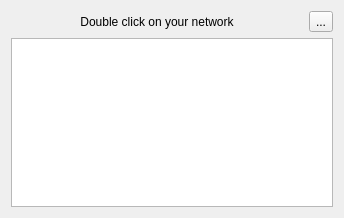
<?xml version="1.0" encoding="UTF-8"?>
<ui version="4.0">
 <class>Lans</class>
 <widget class="QWidget" name="Lans">
  <property name="geometry">
   <rect>
    <x>0</x>
    <y>0</y>
    <width>344</width>
    <height>218</height>
   </rect>
  </property>
  <property name="windowTitle">
   <string>LANs</string>
  </property>
  <layout class="QGridLayout" name="gridLayout">
   <item row="0" column="0">
    <layout class="QVBoxLayout" name="verticalLayout">
     <item>
      <layout class="QHBoxLayout" name="horizontalLayout">
       <item>
        <widget class="QLabel" name="label">
         <property name="text">
          <string>Double click on your network</string>
         </property>
         <property name="alignment">
          <set>Qt::AlignCenter</set>
         </property>
        </widget>
       </item>
       <item>
        <widget class="QToolButton" name="refreshButton">
         <property name="text">
          <string>...</string>
         </property>
         <property name="icon">
          <iconset resource="qtresource.qrc">
           <normaloff>:/icons/refresh.png</normaloff>:/icons/refresh.png</iconset>
         </property>
        </widget>
       </item>
      </layout>
     </item>
     <item>
      <widget class="QListWidget" name="Networks">
       <property name="itemAlignment">
        <set>Qt::AlignCenter</set>
       </property>
      </widget>
     </item>
    </layout>
   </item>
  </layout>
 </widget>
 <resources>
  <include location="qtresource.qrc"/>
 </resources>
 <connections/>
</ui>
